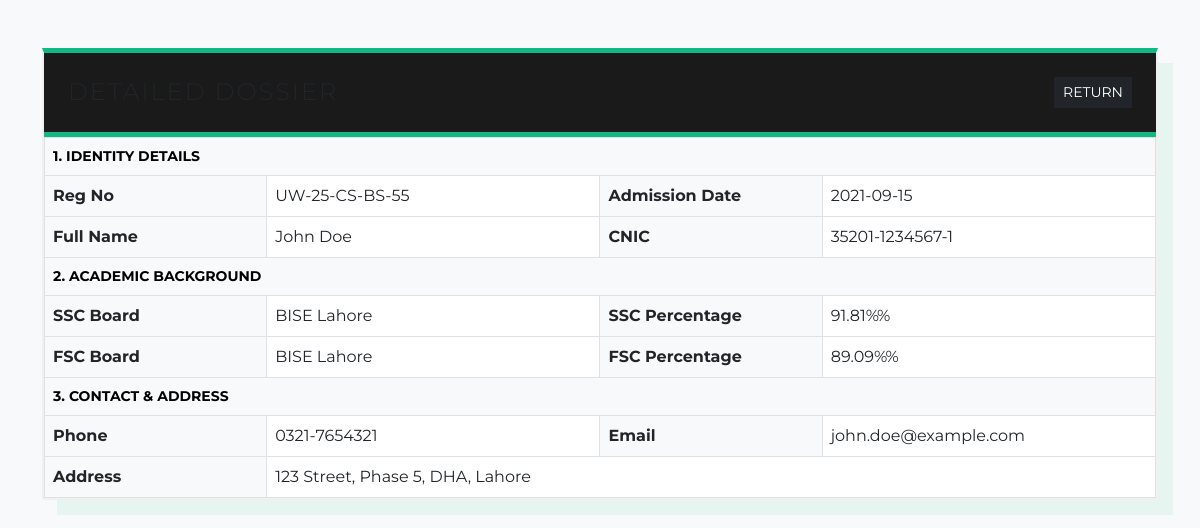
The app's page /admin/files/view_full_profile.php?id=UW-25-CS-BS-55 with its own data.
### tables this page shows
CREATE TABLE `profile` (
  `id` int(11) NOT NULL,
  `registration_no` varchar(50) DEFAULT NULL,
  `photo` varchar(255) DEFAULT 'default.png',
  `full_name` varchar(100) DEFAULT NULL,
  `status_badge` varchar(20) DEFAULT NULL,
  `department` varchar(100) DEFAULT NULL,
  `program` varchar(100) DEFAULT NULL,
  `semester` varchar(10) DEFAULT NULL,
  `session` varchar(10) DEFAULT NULL,
  `admission_date` varchar(20) DEFAULT NULL,
  `domicile` varchar(50) DEFAULT NULL,
  `dob` date DEFAULT NULL,
  `cnic` varchar(20) DEFAULT NULL,
  `nationality` varchar(50) DEFAULT NULL,
  `gender` varchar(10) DEFAULT NULL,
  `father_name` varchar(100) DEFAULT NULL,
  `guardian_name` varchar(100) DEFAULT NULL,
  `guardian_phone` varchar(20) DEFAULT NULL,
  `family_income` varchar(50) DEFAULT NULL,
  `current_address` text DEFAULT NULL,
  `permanent_address` text DEFAULT NULL,
  `email` varchar(100) DEFAULT NULL,
  `phone` varchar(20) DEFAULT NULL,
  `fsc_total` varchar(10) DEFAULT NULL,
  `fsc_obtained` varchar(10) DEFAULT NULL,
  `fsc_per` varchar(10) DEFAULT NULL,
  `fsc_year` varchar(10) DEFAULT NULL,
  `fsc_board` varchar(100) DEFAULT NULL,
  `fsc_major` varchar(50) DEFAULT NULL,
  `ssc_total` varchar(10) DEFAULT NULL,
  `ssc_obtained` varchar(10) DEFAULT NULL,
  `ssc_per` varchar(10) DEFAULT NULL,
  `ssc_year` varchar(10) DEFAULT NULL,
  `ssc_board` varchar(100) DEFAULT NULL,
  `ssc_major` varchar(50) DEFAULT NULL
);

### admin/files/view_full_profile.php (the view, shortened to what this page needs)
<?php
$conn = new mysqli("localhost", "root", "", "fyp");
$id = $_GET['id'];
$stmt = $conn->prepare("SELECT * FROM profile WHERE registration_no = ?");
$stmt->bind_param("s", $id);
$stmt->execute();
$data = $stmt->get_result()->fetch_assoc();
?>
<!DOCTYPE html>
<html lang="en">
<head>
    <link href="https://cdn.jsdelivr.net/npm/bootstrap@5.3.0/dist/css/bootstrap.min.css" rel="stylesheet">
    <link rel="stylesheet" href="../css/reg_student.css"> </head>
<body class="bg-light">
<div class="container py-5">
    <div class="card shadow-sm border-0" style="border-radius: 0; border-top: 5px solid #10b981 !important;">
        <div class="card-header bg-white p-4 d-flex justify-content-between align-items-center">
            <h4 class="m-0" style="font-weight: 300; letter-spacing: 2px;">DETAILED DOSSIER</h4>
            <button onclick="window.history.back()" class="btn btn-dark btn-sm" style="border-radius:0;">RETURN</button>
        </div>
        <div class="card-body p-0">
            <table class="table table-bordered mb-0">
                <tr class="table-light"><th colspan="4" class="py-2 small text-uppercase">1. Identity Details</th></tr>
                <tr>
                    <td class="fw-bold bg-light" width="20%">Reg No</td><td width="30%"><?php echo $data['registration_no']; ?></td>
                    <td class="fw-bold bg-light" width="20%">Admission Date</td><td width="30%"><?php echo $data['admission_date']; ?></td>
                </tr>
                <tr>
                    <td class="fw-bold bg-light">Full Name</td><td><?php echo $data['full_name']; ?></td>
                    <td class="fw-bold bg-light">CNIC</td><td><?php echo $data['cnic']; ?></td>
                </tr>
                <tr class="table-light"><th colspan="4" class="py-2 small text-uppercase">2. Academic Background</th></tr>
                <tr>
                    <td class="fw-bold bg-light">SSC Board</td><td><?php echo $data['ssc_board']; ?></td>
                    <td class="fw-bold bg-light">SSC Percentage</td><td><?php echo $data['ssc_per']; ?>%</td>
                </tr>
                <tr>
                    <td class="fw-bold bg-light">FSC Board</td><td><?php echo $data['fsc_board']; ?></td>
                    <td class="fw-bold bg-light">FSC Percentage</td><td><?php echo $data['fsc_per']; ?>%</td>
                </tr>
                <tr class="table-light"><th colspan="4" class="py-2 small text-uppercase">3. Contact & Address</th></tr>
                <tr>
                    <td class="fw-bold bg-light">Phone</td><td><?php echo $data['phone']; ?></td>
                    <td class="fw-bold bg-light">Email</td><td><?php echo $data['email']; ?></td>
                </tr>
                <tr>
                    <td class="fw-bold bg-light">Address</td><td colspan="3"><?php echo $data['current_address']; ?></td>
                </tr>
            </table>
        </div>
    </div>
</div>
</body>
</html>

### admin/css/reg_student.css (style rules this page uses)
:root { --emerald-grad: linear-gradient(90deg, #065f46 0%, #10b981 100%); --emerald: #10b981; --dark-sidebar: #1a1a1a; --text-primary: #1a1a1a; --bg-white: #ffffff; --transition-speed: 0.4s; }
body { background-color: #fcfcfc; font-family: "Montserrat", sans-serif; color: var(--text-primary); margin: 0; overflow-x: hidden; }
.card { background: var(--bg-white) !important; border: 2px solid #f0f0f0 !important; border-radius: 0px !important; box-shadow: 15px 15px 0px 0px rgba(16, 185, 129, 0.08) !important; animation: slideIn 0.8s cubic-bezier(0.2, 1, 0.2, 1); margin-bottom: 30px; }
.card-header { background: #1a1a1a !important; border-radius: 0 !important; padding: 1.5rem !important; border-bottom: 5px solid var(--emerald) !important; }

### records on screen
profile: registration_no "UW-25-CS-BS-55", admission_date "2021-09-15", full_name "John Doe", cnic "35201-1234567-1", ssc_board "BISE Lahore", ssc_per "91.81%", fsc_board "BISE Lahore", fsc_per "89.09%", phone "0321-7654321", email "john.doe@example.com", current_address "123 Street, Phase 5, DHA, Lahore"
